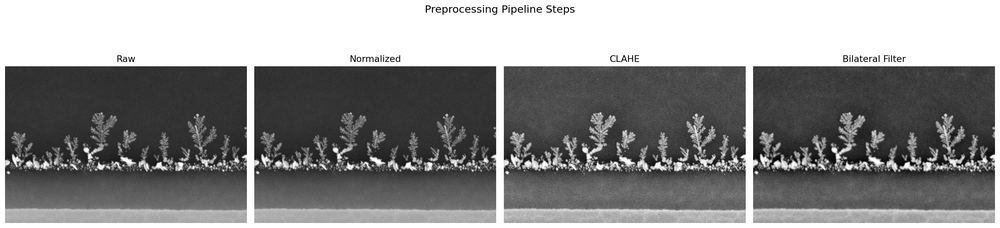
#> input picture outputs/visuals/preprocessing_check.png, 1000 x 228 px, shrunk from 2985 x 681 before the run
$ python preprocessing.py ../outputs/visuals/preprocessing_check.png   (older library calls are emulated)
#> lines starting #> are read from the running program, lines starting #| are printed output that depends on the picture
"""
preprocessing.py - Pipeline A: Classic Computer Vision
=======================================================

STEPS IN ORDER:
    1. Load image as grayscale
    2. Histogram Normalization  → gives all images the same brightness range
    3. CLAHE for local contrast
    4. Bilateral Filter to remove noise while keeping dendrite edges sharp
"""

import cv2
import numpy as np
from pathlib import Path


# ==============================================================================
# STEP 1: IMAGE LOADING
# ==============================================================================

def load_image(image_path: str) -> np.ndarray:
    """
    Loads an image from disk and converts it to grayscale.

    Args:
        image_path: Path to the image file (jpg, png, tif, etc.)

    Returns:
        2D numpy array of shape (H, W) with pixel values in range [0, 255]

    Raises:
        FileNotFoundError: if the image path doesn't exist
        ValueError: if the image can't be read by OpenCV
    """
    path = Path(image_path)
    if not path.exists():
        raise FileNotFoundError(f"Image not found: {image_path}")

    # cv2.IMREAD_GRAYSCALE forces single-channel loading, which is what we want for SEM images
    image = cv2.imread(str(path), cv2.IMREAD_GRAYSCALE)

    if image is None:
        raise ValueError(f"OpenCV could not read the image: {image_path}")

    return image

def crop_metadata_bar(image: np.ndarray, crop_fraction: float = 0.09) -> np.ndarray:
    """
    Removes the SEM metadata bar at the bottom of the image.
    crop_fraction: what fraction of image height to remove (default 9%)
    """
    h = image.shape[0]
    crop_pixels = int(h * crop_fraction)
    return image[:h - crop_pixels, :]


# ==============================================================================
# STEP 2: HISTOGRAM NORMALIZATION
# ==============================================================================

def normalize_histogram(image: np.ndarray) -> np.ndarray:
    """
    Stretches pixel values to use the full range [0, 255].
    so that we can set consistent thresholds and filters later.
    new_value = (old_value - min) / (max - min) * 255

    Args:
        image: 2D grayscale numpy array

    Returns:
        Normalized 2D array with values in [0, 255], dtype uint8
    """
    # cv2.normalize with NORM_MINMAX does exactly the linear stretch described above
    normalized = np.empty_like(image, dtype=np.uint8)
    cv2.normalize(
        image,
        normalized,
        alpha=0,            # minimum output value
        beta=255,           # maximum output value
        norm_type=cv2.NORM_MINMAX,
        dtype=cv2.CV_8U     # output : unsigned 8-bit integer (0-255)
    )

    return normalized


# ==============================================================================
# STEP 3: CLAHE - LOCAL CONTRAST ENHANCEMENT
# ==============================================================================

def apply_clahe(image: np.ndarray,
                clip_limit: float = 2.0,
                tile_size: int = 8) -> np.ndarray:
    """
    Applies CLAHE (Contrast Limited Adaptive Histogram Equalization).

    clip limit:
        - Low clip (1.0-2.0): gentle enhancement, safer for noisy images
        - High clip (3.0-4.0): aggressive enhancement, risks noise amplification

    Args:
        image:      2D grayscale numpy array (after normalization)
        clip_limit: Maximum contrast amplification per tile (default 2.0)
        tile_size:  Size of each local tile in pixels (default 8x8)

    Returns:
        Contrast-enhanced 2D array, same shape and dtype as input
    """
    clahe = cv2.createCLAHE(
        clipLimit=clip_limit,
        tileGridSize=(tile_size, tile_size)
    )

    enhanced = clahe.apply(image)

    return enhanced


# ==============================================================================
# STEP 4: BILATERAL FILTER - EDGE-PRESERVING DENOISING
# ==============================================================================

def apply_bilateral_filter(image: np.ndarray,
                            diameter: int = 9,
                            sigma_color: float = 75,
                            sigma_space: float = 75) -> np.ndarray:
    """
    Applies a Bilateral Filter to remove noise while preserving edges.

        NOTE: may need to tune these in notebook.

    Args:
        image:       2D grayscale array (after CLAHE)
        diameter:    Pixel neighborhood diameter
        sigma_color: Filter sigma in color/intensity space
        sigma_space: Filter sigma in coordinate space

    Returns:
        Denoised 2D array with preserved edges, same shape as input
    """
    denoised = cv2.bilateralFilter(
        image,
        d=diameter,
        sigmaColor=sigma_color,
        sigmaSpace=sigma_space
    )

    return denoised


# ==============================================================================
# MASTER FUNCTION - run all steps in order
# ==============================================================================

def preprocess(image_path: str,
               clahe_clip: float = 2.0,
               clahe_tile: int = 8,
               bilateral_d: int = 9,
               bilateral_sigma: float = 75) -> dict:
    """
    Runs the full preprocessing pipeline on a single SEM image.

    Returns a dictionary with intermediate results.

    Args:
        image_path:       Path to raw SEM image
        clahe_clip:       CLAHE clip limit
        clahe_tile:       CLAHE tile grid size
        bilateral_d:      Bilateral filter diameter
        bilateral_sigma:  Bilateral filter sigma (color + space)

    Returns:
        Dictionary with keys:
            'raw'        → original loaded image
            'normalized' → after histogram normalization
            'clahe'      → after contrast enhancement
            'denoised'   → after bilateral filter
    """
    raw = load_image(image_path)
#> in load_image, image is the input picture: shape (228, 1000); min 0, max 255, mean 140.2
    raw = crop_metadata_bar(raw)  # Remove SEM metadata bar if present
#> in crop_metadata_bar, `return image[:h - crop_pixels, :]`:
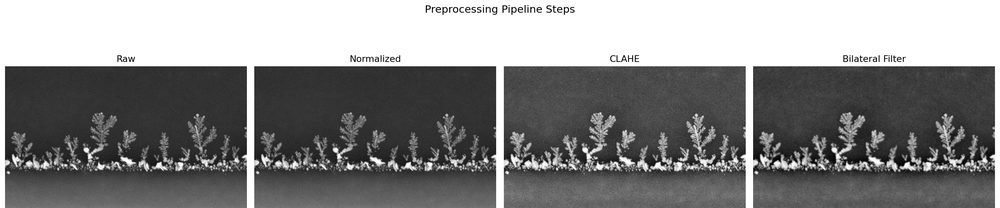
#> returned value: shape (208, 1000); min 0, max 255, mean 135.1
    normalized = normalize_histogram(raw)
    clahe_result = apply_clahe(normalized, clahe_clip, clahe_tile)
#> in apply_clahe, `enhanced = clahe.apply(image)`:
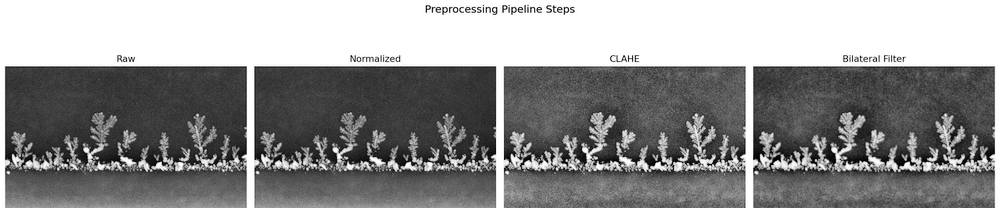
#> enhanced: shape (208, 1000); min 0, max 255, mean 143.7
    denoised = apply_bilateral_filter(clahe_result, bilateral_d, bilateral_sigma)
#> in apply_bilateral_filter, `denoised = cv2.bilateralFilter( image, d=diameter, sigmaColor=sigma_co..`:
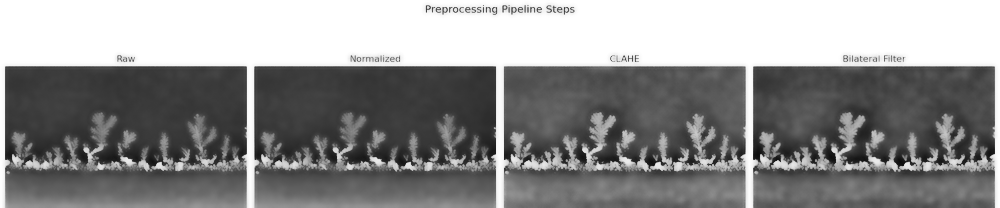
#> denoised: shape (208, 1000); min 10, max 255, mean 143.7

    return {
        'raw': raw,
        'normalized': normalized,
        'clahe': clahe_result,
        'denoised': denoised
    }


# ==============================================================================
# VISUALIZATION HELPER
# ==============================================================================

def visualize_steps(results: dict, save_path = None) -> None:
    """
    Plots all preprocessing steps side by side for inspection.

    Args:
        results:   Dictionary returned by preprocess()
        save_path: saves the figure to this path (outputs/visuals/preprocessing_check.png)
    """
    import matplotlib.pyplot as plt

    titles = ['Raw', 'Normalized', 'CLAHE', 'Bilateral Filter']
    keys   = ['raw', 'normalized', 'clahe', 'denoised']

    fig, axes = plt.subplots(1, 4, figsize=(20, 5))

    for ax, key, title in zip(axes, keys, titles):
        ax.imshow(results[key], cmap='gray')
        ax.set_title(title, fontsize=13)
        ax.axis('off')

    plt.suptitle('Preprocessing Pipeline Steps', fontsize=15, y=1.02)
    plt.tight_layout()

    if save_path:
        plt.savefig(save_path, bbox_inches='tight', dpi=150)
        print(f"Saved to {save_path}")

    plt.show()


# ==============================================================================
# TEST - main to test on a single image
# ==============================================================================

if __name__ == "__main__":
    import sys

    if len(sys.argv) < 2:
        print("Usage: python preprocessing.py <path_to_image>")
        print("Example: python preprocessing.py data/raw/sample_01.png")
        sys.exit(1)

    image_path = sys.argv[1]
    print(f"Processing: {image_path}")

    results = preprocess(image_path)
#> results = 4 items

    print(f"  Raw shape:       {results['raw'].shape}")
#|   Raw shape:       (208, 1000)
    print(f"  Raw value range: [{results['raw'].min()}, {results['raw'].max()}]")
#|   Raw value range: [0, 255]
    print(f"  After norm:      [{results['normalized'].min()}, {results['normalized'].max()}]")
#|   After norm:      [0, 255]
    print(f"  Ready for segmentation: {results['denoised'].shape}")
#|   Ready for segmentation: (208, 1000)

    visualize_steps(results, save_path="outputs/visuals/preprocessing_check.png")
#> in visualize_steps, `plt.savefig(save_path, bbox_inches='tight', dpi=150)`:
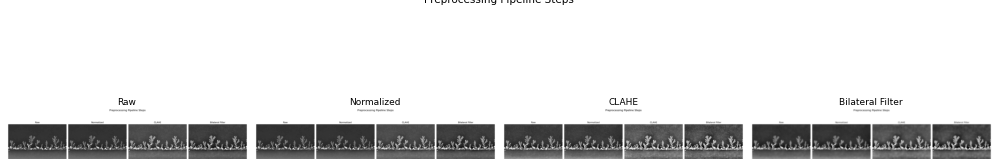
#> figure drawn by matplotlib, 4 panels

$ run again, with outputs/visuals/002_pipeline.png copied over outputs/visuals/preprocessing_check.png
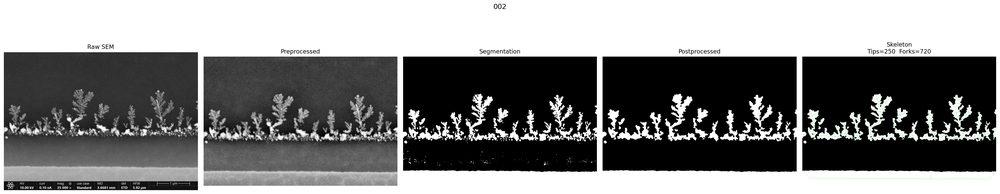
#> input picture outputs/visuals/002_pipeline.png, 1000 x 194 px, shrunk from 3885 x 754 before the run
#> in apply_bilateral_filter, `denoised = cv2.bilateralFilter( image, d=diameter, sigmaColor=sigma_co..`:
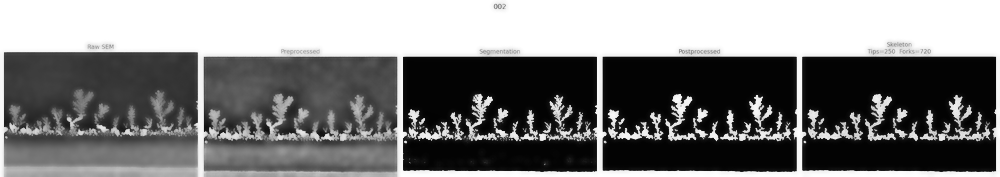
#> denoised: shape (177, 1000); min 2, max 255, mean 125.5
#> results = 4 items
#|   Raw shape:       (177, 1000)
#|   Raw value range: [0, 255]
#|   After norm:      [0, 255]
#|   Ready for segmentation: (177, 1000)
#> in visualize_steps, `plt.savefig(save_path, bbox_inches='tight', dpi=150)`:
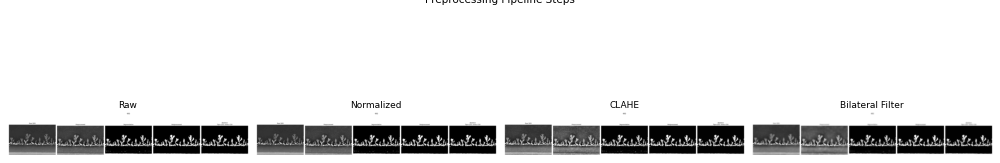
#> figure drawn by matplotlib, 4 panels

$ run again, with outputs/visuals/005_pipeline.png copied over outputs/visuals/preprocessing_check.png
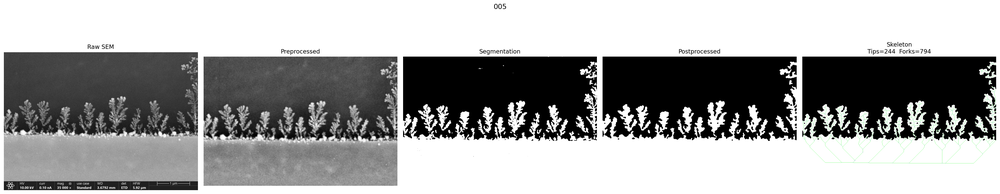
#> input picture outputs/visuals/005_pipeline.png, 1000 x 194 px, shrunk from 3885 x 754 before the run
#> in apply_bilateral_filter, `denoised = cv2.bilateralFilter( image, d=diameter, sigmaColor=sigma_co..`:
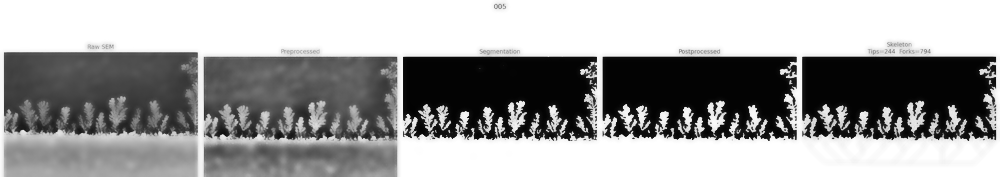
#> denoised: shape (177, 1000); min 2, max 255, mean 156.8
#> results = 4 items
#|   Raw shape:       (177, 1000)
#|   Raw value range: [0, 255]
#|   After norm:      [0, 255]
#|   Ready for segmentation: (177, 1000)
#> in visualize_steps, `plt.savefig(save_path, bbox_inches='tight', dpi=150)`:
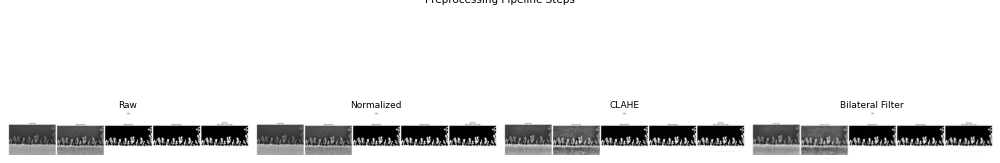
#> figure drawn by matplotlib, 4 panels

$ run again, with outputs/visuals/010_pipeline.png copied over outputs/visuals/preprocessing_check.png
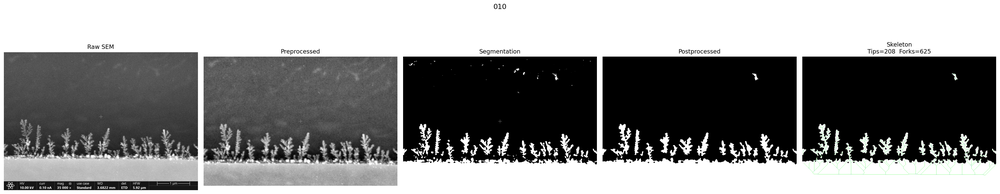
#> input picture outputs/visuals/010_pipeline.png, 1000 x 194 px, shrunk from 3885 x 754 before the run
#> in apply_bilateral_filter, `denoised = cv2.bilateralFilter( image, d=diameter, sigmaColor=sigma_co..`:
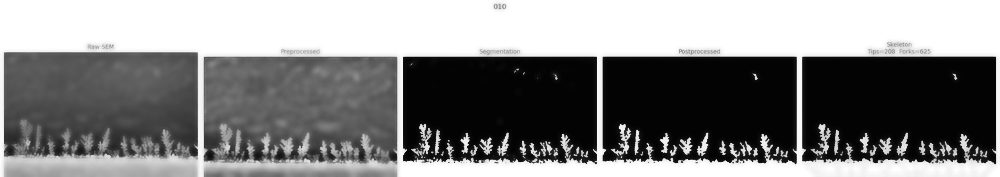
#> denoised: shape (177, 1000); min 2, max 255, mean 132
#> results = 4 items
#|   Raw shape:       (177, 1000)
#|   Raw value range: [0, 255]
#|   After norm:      [0, 255]
#|   Ready for segmentation: (177, 1000)
#> in visualize_steps, `plt.savefig(save_path, bbox_inches='tight', dpi=150)`:
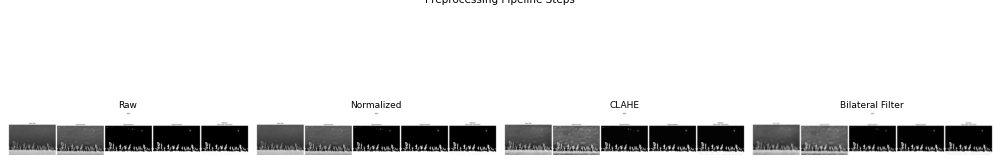
#> figure drawn by matplotlib, 4 panels
